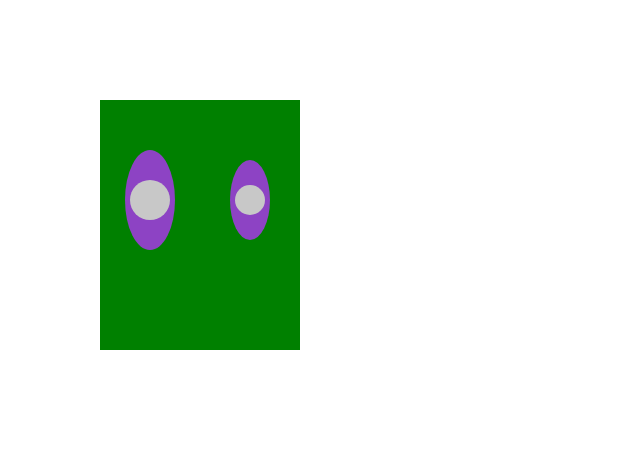
Frame 1 (no input)
Frame 60 (no input): identical to frame 1, image omitted
Frame 120 (the mouse pressed at the canvas centre since frame 60): identical to frame 1, image omitted

The p5.js sketch that drew this single still picture (run headless with seeded random() and noise() and a simulated clock; from frame 60 on, the mouse is pressed at the canvas centre):

// p5.js sketch
// ── sketch.js
function setup() {
	createCanvas(640, 460);
}
function draw() {
	background("white");
	
	noStroke();
	fill("green");
	rect(100, 100, 200, 250);
	
	fill(180, 50, 250, 200);
	ellipse(150, 200, 50, 100);
	ellipse(250, 200, 40, 80);
	
	fill(200);
	ellipse(150, 200, 40);
	ellipse(250, 200, 30);
	
	stroke("green");
	line(150, 300, 250, 280);
}
